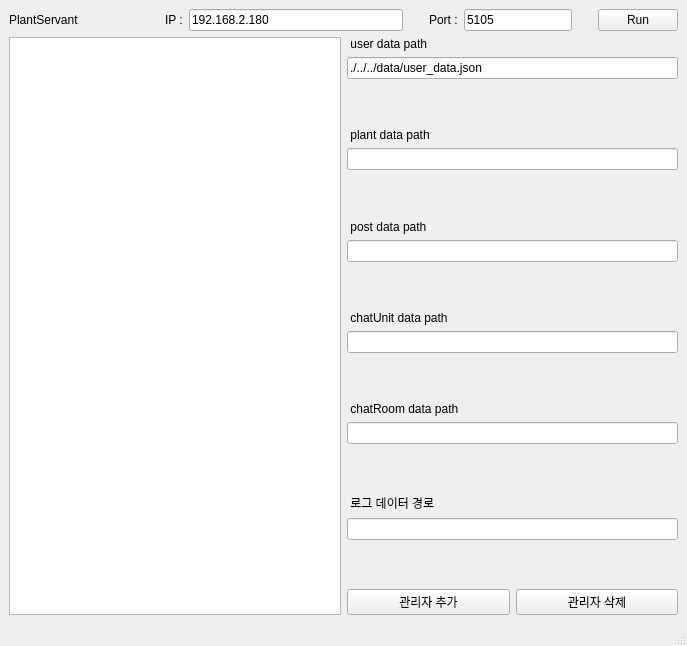
<?xml version="1.0" encoding="UTF-8"?>
<ui version="4.0">
 <class>ServerMainWindow</class>
 <widget class="QMainWindow" name="ServerMainWindow">
  <property name="geometry">
   <rect>
    <x>0</x>
    <y>0</y>
    <width>687</width>
    <height>646</height>
   </rect>
  </property>
  <property name="windowTitle">
   <string>ServerMainWindow</string>
  </property>
  <widget class="QWidget" name="centralwidget">
   <layout class="QVBoxLayout" name="verticalLayout_2">
    <item>
     <layout class="QHBoxLayout" name="horizontalLayout">
      <item>
       <widget class="QLabel" name="Company_label">
        <property name="text">
         <string>PlantServant</string>
        </property>
       </widget>
      </item>
      <item>
       <spacer name="horizontalSpacer">
        <property name="orientation">
         <enum>Qt::Orientation::Horizontal</enum>
        </property>
        <property name="sizeType">
         <enum>QSizePolicy::Policy::Minimum</enum>
        </property>
        <property name="sizeHint" stdset="0">
         <size>
          <width>80</width>
          <height>20</height>
         </size>
        </property>
       </spacer>
      </item>
      <item>
       <widget class="QLabel" name="IP_label">
        <property name="text">
         <string>IP :</string>
        </property>
       </widget>
      </item>
      <item>
       <widget class="QLineEdit" name="IP_lineEdit">
        <property name="minimumSize">
         <size>
          <width>200</width>
          <height>0</height>
         </size>
        </property>
        <property name="text">
         <string>192.168.2.180</string>
        </property>
       </widget>
      </item>
      <item>
       <spacer name="horizontalSpacer_2">
        <property name="orientation">
         <enum>Qt::Orientation::Horizontal</enum>
        </property>
        <property name="sizeType">
         <enum>QSizePolicy::Policy::Maximum</enum>
        </property>
        <property name="sizeHint" stdset="0">
         <size>
          <width>20</width>
          <height>20</height>
         </size>
        </property>
       </spacer>
      </item>
      <item>
       <widget class="QLabel" name="Port_label">
        <property name="text">
         <string>Port :</string>
        </property>
       </widget>
      </item>
      <item>
       <widget class="QLineEdit" name="Port_lineEdit_2">
        <property name="sizePolicy">
         <sizepolicy hsizetype="Maximum" vsizetype="Fixed">
          <horstretch>100</horstretch>
          <verstretch>0</verstretch>
         </sizepolicy>
        </property>
        <property name="minimumSize">
         <size>
          <width>100</width>
          <height>0</height>
         </size>
        </property>
        <property name="text">
         <string>5105</string>
        </property>
       </widget>
      </item>
      <item>
       <spacer name="horizontalSpacer_3">
        <property name="orientation">
         <enum>Qt::Orientation::Horizontal</enum>
        </property>
        <property name="sizeType">
         <enum>QSizePolicy::Policy::Maximum</enum>
        </property>
        <property name="sizeHint" stdset="0">
         <size>
          <width>20</width>
          <height>20</height>
         </size>
        </property>
       </spacer>
      </item>
      <item>
       <widget class="QPushButton" name="Run_pushButton">
        <property name="styleSheet">
         <string notr="true"/>
        </property>
        <property name="text">
         <string>Run</string>
        </property>
       </widget>
      </item>
     </layout>
    </item>
    <item>
     <layout class="QHBoxLayout" name="horizontalLayout_3">
      <item>
       <widget class="QTextBrowser" name="Log_textBrowser"/>
      </item>
      <item>
       <layout class="QVBoxLayout" name="verticalLayout">
        <item>
         <widget class="QLabel" name="label">
          <property name="maximumSize">
           <size>
            <width>350</width>
            <height>16777215</height>
           </size>
          </property>
          <property name="text">
           <string> user data path</string>
          </property>
          <property name="alignment">
           <set>Qt::AlignmentFlag::AlignLeading|Qt::AlignmentFlag::AlignLeft|Qt::AlignmentFlag::AlignVCenter</set>
          </property>
         </widget>
        </item>
        <item>
         <widget class="QLineEdit" name="lineEdit_user">
          <property name="maximumSize">
           <size>
            <width>350</width>
            <height>16777215</height>
           </size>
          </property>
          <property name="text">
           <string>./../../data/user_data.json</string>
          </property>
         </widget>
        </item>
        <item>
         <spacer name="verticalSpacer_2">
          <property name="orientation">
           <enum>Qt::Orientation::Vertical</enum>
          </property>
          <property name="sizeHint" stdset="0">
           <size>
            <width>329</width>
            <height>5</height>
           </size>
          </property>
         </spacer>
        </item>
        <item>
         <widget class="QLabel" name="label_2">
          <property name="maximumSize">
           <size>
            <width>350</width>
            <height>16777215</height>
           </size>
          </property>
          <property name="text">
           <string> plant data path</string>
          </property>
          <property name="alignment">
           <set>Qt::AlignmentFlag::AlignLeading|Qt::AlignmentFlag::AlignLeft|Qt::AlignmentFlag::AlignVCenter</set>
          </property>
         </widget>
        </item>
        <item>
         <widget class="QLineEdit" name="lineEdit_plant">
          <property name="maximumSize">
           <size>
            <width>350</width>
            <height>16777215</height>
           </size>
          </property>
         </widget>
        </item>
        <item>
         <spacer name="verticalSpacer_3">
          <property name="orientation">
           <enum>Qt::Orientation::Vertical</enum>
          </property>
          <property name="sizeHint" stdset="0">
           <size>
            <width>329</width>
            <height>5</height>
           </size>
          </property>
         </spacer>
        </item>
        <item>
         <widget class="QLabel" name="label_3">
          <property name="maximumSize">
           <size>
            <width>350</width>
            <height>16777215</height>
           </size>
          </property>
          <property name="text">
           <string> post data path</string>
          </property>
          <property name="alignment">
           <set>Qt::AlignmentFlag::AlignLeading|Qt::AlignmentFlag::AlignLeft|Qt::AlignmentFlag::AlignVCenter</set>
          </property>
         </widget>
        </item>
        <item>
         <widget class="QLineEdit" name="lineEdit_post">
          <property name="maximumSize">
           <size>
            <width>350</width>
            <height>16777215</height>
           </size>
          </property>
         </widget>
        </item>
        <item>
         <spacer name="verticalSpacer_4">
          <property name="orientation">
           <enum>Qt::Orientation::Vertical</enum>
          </property>
          <property name="sizeHint" stdset="0">
           <size>
            <width>329</width>
            <height>5</height>
           </size>
          </property>
         </spacer>
        </item>
        <item>
         <widget class="QLabel" name="label_4">
          <property name="maximumSize">
           <size>
            <width>350</width>
            <height>16777215</height>
           </size>
          </property>
          <property name="text">
           <string> chatUnit data path</string>
          </property>
          <property name="alignment">
           <set>Qt::AlignmentFlag::AlignLeading|Qt::AlignmentFlag::AlignLeft|Qt::AlignmentFlag::AlignVCenter</set>
          </property>
         </widget>
        </item>
        <item>
         <widget class="QLineEdit" name="lineEdit_chatUnit">
          <property name="maximumSize">
           <size>
            <width>350</width>
            <height>16777215</height>
           </size>
          </property>
         </widget>
        </item>
        <item>
         <spacer name="verticalSpacer_5">
          <property name="orientation">
           <enum>Qt::Orientation::Vertical</enum>
          </property>
          <property name="sizeHint" stdset="0">
           <size>
            <width>329</width>
            <height>5</height>
           </size>
          </property>
         </spacer>
        </item>
        <item>
         <widget class="QLabel" name="label_7">
          <property name="maximumSize">
           <size>
            <width>350</width>
            <height>16777215</height>
           </size>
          </property>
          <property name="text">
           <string> chatRoom data path</string>
          </property>
          <property name="alignment">
           <set>Qt::AlignmentFlag::AlignLeading|Qt::AlignmentFlag::AlignLeft|Qt::AlignmentFlag::AlignVCenter</set>
          </property>
         </widget>
        </item>
        <item>
         <widget class="QLineEdit" name="lineEdit_chatRoom">
          <property name="maximumSize">
           <size>
            <width>350</width>
            <height>16777215</height>
           </size>
          </property>
         </widget>
        </item>
        <item>
         <spacer name="verticalSpacer_8">
          <property name="orientation">
           <enum>Qt::Orientation::Vertical</enum>
          </property>
          <property name="sizeHint" stdset="0">
           <size>
            <width>329</width>
            <height>5</height>
           </size>
          </property>
         </spacer>
        </item>
        <item>
         <widget class="QLabel" name="label_5">
          <property name="maximumSize">
           <size>
            <width>350</width>
            <height>16777215</height>
           </size>
          </property>
          <property name="text">
           <string> 로그 데이터 경로</string>
          </property>
          <property name="alignment">
           <set>Qt::AlignmentFlag::AlignLeading|Qt::AlignmentFlag::AlignLeft|Qt::AlignmentFlag::AlignVCenter</set>
          </property>
         </widget>
        </item>
        <item>
         <widget class="QLineEdit" name="lineEdit_log">
          <property name="maximumSize">
           <size>
            <width>350</width>
            <height>16777215</height>
           </size>
          </property>
         </widget>
        </item>
        <item>
         <spacer name="verticalSpacer_6">
          <property name="orientation">
           <enum>Qt::Orientation::Vertical</enum>
          </property>
          <property name="sizeHint" stdset="0">
           <size>
            <width>329</width>
            <height>5</height>
           </size>
          </property>
         </spacer>
        </item>
        <item>
         <layout class="QHBoxLayout" name="horizontalLayout_2">
          <item>
           <widget class="QPushButton" name="pushButton_enroll">
            <property name="text">
             <string>관리자 추가</string>
            </property>
           </widget>
          </item>
          <item>
           <widget class="QPushButton" name="pushButton_del">
            <property name="text">
             <string>관리자 삭제</string>
            </property>
           </widget>
          </item>
         </layout>
        </item>
       </layout>
      </item>
     </layout>
    </item>
   </layout>
  </widget>
  <widget class="QMenuBar" name="menubar">
   <property name="geometry">
    <rect>
     <x>0</x>
     <y>0</y>
     <width>687</width>
     <height>25</height>
    </rect>
   </property>
  </widget>
  <widget class="QStatusBar" name="statusbar"/>
 </widget>
 <resources/>
 <connections/>
</ui>
